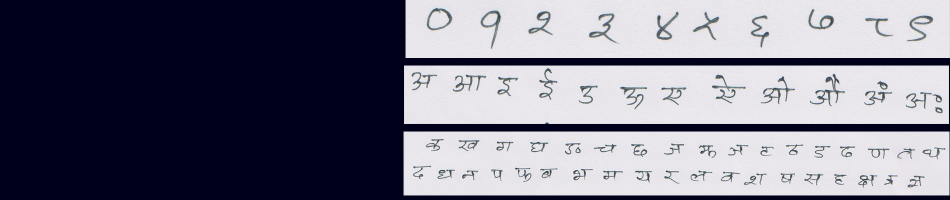
%> input picture data/characters.jpg, 1900 x 400 px (shown at 1/2 size)
$ octave --eval "result = preprocessingImage(imread('../data/characters.jpg'));"   (GNU Octave 9; MATLAB toolbox functions it lacks are replaced by stand-ins)
%> lines starting %> are read from the running program, lines starting %| are printed output that depends on the picture; in (x1, y1, x2, y2) boxes, pixels count from 0 and x2, y2 are one past the last pixel; in counts of white or black regions, pixels touching at a corner belong together; the program's own positions count from 1
%> in preprocessingImage, `img = rgb2gray(img);`:
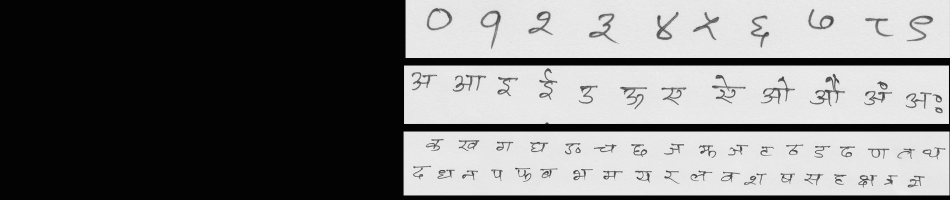
%> img: size 400x1900 uint8 (shown at 1/2 size); min 2, max 255, mean 117.4
### preprocessing/image_denoise.m
function  median_filtered_image = image_denoise(image)

% mask = ones(3) / 9;
% mean_filtered_image =im2uint8(imfilter(im2double(image), mask, 'replicate'));
%

neighbourhood =[3,3];
median_filtered_image = medfilt2(image, neighbourhood);
%> in preprocessingImage, `img = img(2:end-1,2:end-1);`:
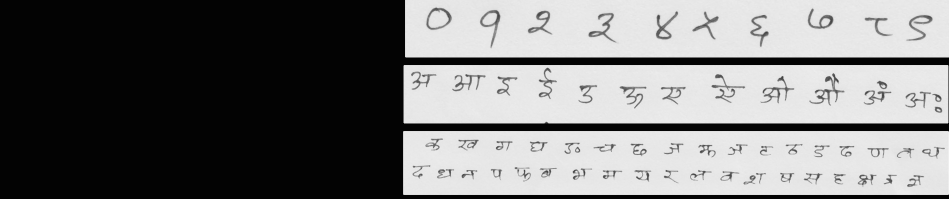
%> img: size 398x1898 uint8 (shown at 1/2 size); min 3, max 240, mean 117.9

### preprocessing/image_binarization.m
function  bwImage = image_binarization(image)

threshold=graythresh(image); % Otsu's method for finding global threshold
%> threshold = 0.455
bwImage = im2bw(image,threshold);
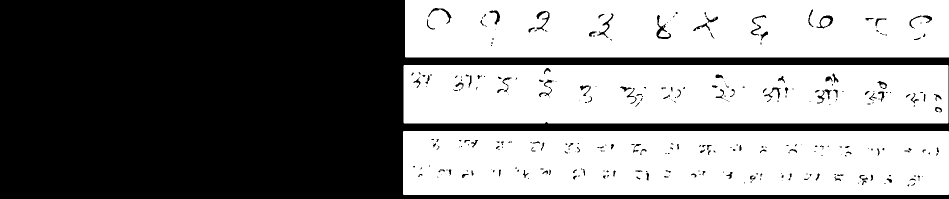
%> bwImage: size 398x1898 logical (shown at 1/2 size); 50.7% white; 321 black regions (192 under 20 px), largest, box (x1, y1, x2, y2) and area: (0, 0, 1898, 398) 362999, (1313, 30, 1342, 78) 382, (1073, 22, 1099, 61) 289

### preprocessing/image_inversion.m
function  invertedImage = image_inversion(image)

invertedImage = ~image;
% [5 lines of commented-out code are left out]

### preprocessing/universe_of_discourse.m
function [discoursed_image]=universe_of_discourse(image)
% Universe of discourse is defined as the shortest matrix that fits the
% entire character skeleton. The Universe of discourse is selected because
% the features extracted from the character image include the positions of
% different line segments in the character image. So every character image
% should be independent of its Image size.
% [row,col]=size(image);
% uppermost=1;
% lowermost=row;
% leftmost=1;
% rightmost=col;

currentimage=image;
[row,column]=size(currentimage);
%> row = 398; column = 1898
for j=1:row
    currentrow=currentimage(j,:);
    temp=find(currentrow==1, 1);
    if isempty(temp)
        continue;
    else
        uppermost=j;
        break;
    end
end
%> this loop made 1 pass
%> temp on pass 1: 1
for j=1:column
    currentcolumn=currentimage(:,j);
    temp=find(currentcolumn==1, 1);
    if isempty(temp)
        continue;
    else
        leftmost=j;
        break;
    end
end
for j=column:-1:1
    currentcolumn=currentimage(:,j);
    temp=find(currentcolumn==1, 1);
    if isempty(temp)
        continue;
    else
        rightmost=j;
        break;
    end
end
%> this loop made 1 pass
%> temp on pass 1: 116
for j=row:-1:1
    currentrow=currentimage(j,:);
    temp=find(currentrow==1, 1);
    if isempty(temp)
        continue;
    else
        lowermost=j;
        break;
    end
end
%> in preprocessingImage, `img=imdilate(img,se);`:
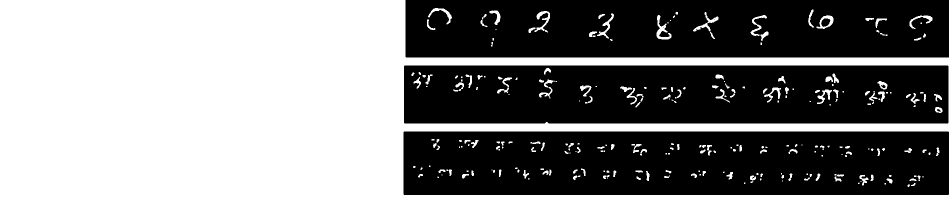
%> img: size 398x1898 logical (shown at 1/2 size); 50.4% white; 8 black regions (2 under 20 px), largest, box (x1, y1, x2, y2) and area: (807, 263, 1898, 390) 133710, (808, 131, 1897, 247) 120948, (811, 0, 1898, 115) 120072, (1642, 37, 1661, 54) 221, (1762, 169, 1771, 176) 38, (1874, 218, 1882, 223) 24
discoursed_image=currentimage(uppermost:lowermost,leftmost:rightmost);
end

### preprocessing/size_normalization.m
function  normilized_image = size_normalization(image, size)
%> called with size = [36 36]

normilized_image=imresize(image,size,'bicubic');
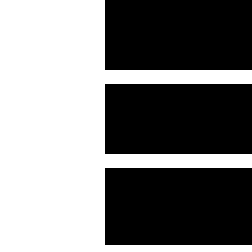
%> normilized_image: size 36x36 logical (shown 7 times larger); 49.8% white; 1 white region, box (x1, y1, x2, y2) and area: (0, 0, 36, 36) 645

### preprocessing/image_thinning.m
function  thinned_image = image_thinning(image)

%> the run ends on the next line
thinned_image=bwmorph(image,'thin','inf');

### preprocessing/preprocessingImage.m
function image = preprocessingImage(img)
% image : input image
% Date : 2012/02/15
% Author: Ashok Kumar Pant
% Institute of Science and Technology, Computer Science, Tribhuvan
% University, Nepal

% Color normalize
if numel(size(img)) == 3
    img = rgb2gray(img);
end

% Noise Removal (Median Filter)
img = image_denoise(img);
img = img(2:end-1,2:end-1); %remove corner pixels

%Image Binarization (Otsu's Methos)
% Otsu's method of  image thresholding is a nonparametric and
% unsupervised method of automatic thresholding. An optimal threshold is
% selected by the discriminant criterian, i.e., by maximizing the
% separability of the resultant classes in gray levels.
img = image_binarization(img);

% Image Inversion (black background white forgraound)
% Normally,acquired images have white background and black foregroun
img = image_inversion(img);

% Universe of discourse of an image
img = universe_of_discourse(img);

% Image dilate
se=strel('square',2);
img=imdilate(img,se);

% Size Normalization (36x36)
img = size_normalization(img,[36 36]);

% Image Thinning (skeletonization)
img = image_thinning(img);
image = img;

$ run again, on data/a_aa.png
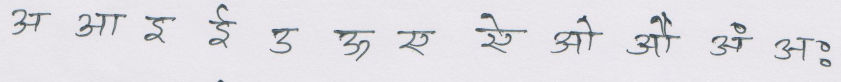
%> input picture data/a_aa.png, 1682 x 164 px (shown at 1/2 size)
%> threshold = 0.682
%> in image_binarization, `bwImage = im2bw(image,threshold);`:
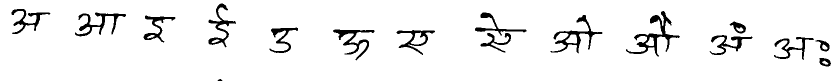
%> bwImage: size 162x1680 logical (shown at 1/2 size); 94.5% white; 17 black regions, largest, box (x1, y1, x2, y2) and area: (1252, 22, 1360, 113) 1960, (1101, 30, 1205, 107) 1521, (150, 25, 252, 73) 1292
%> the loop in universe_of_discourse, `for j=1:row` made 8 passes
%> temp on pass 8: 442
%> the loop in universe_of_discourse, `for j=1:column` made 24 passes
%> temp on pass 24: 25
%> the loop in universe_of_discourse, `for j=column:-1:1` made 19 passes
%> temp on pass 19: 127
%> the loop in universe_of_discourse, `for j=row:-1:1` made 1 pass
%> temp on pass 1: 436
%> discoursed_image: size 155x1639 logical; 5.9% white; 17 white regions, largest, box (x1, y1, x2, y2) and area: (1229, 15, 1337, 106) 1960, (1078, 23, 1182, 100) 1521, (127, 18, 229, 66) 1292
%> in size_normalization, `normilized_image=imresize(image,size,'bicubic');`:
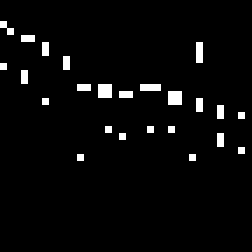
%> normilized_image: size 36x36 logical (shown 7 times larger); 3.4% white in thin lines or dots, all inside (x1, y1, x2, y2) = (0, 3, 35, 23)
